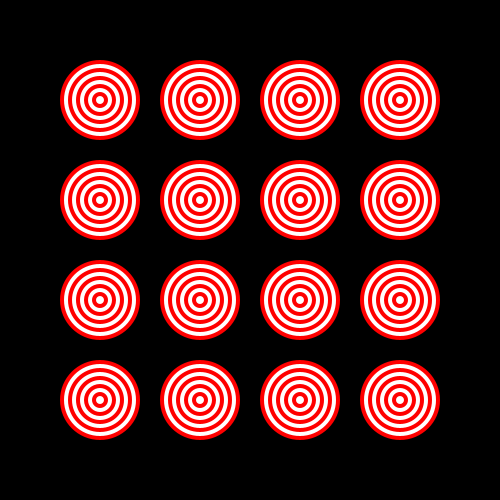
Frame 1 (no input)
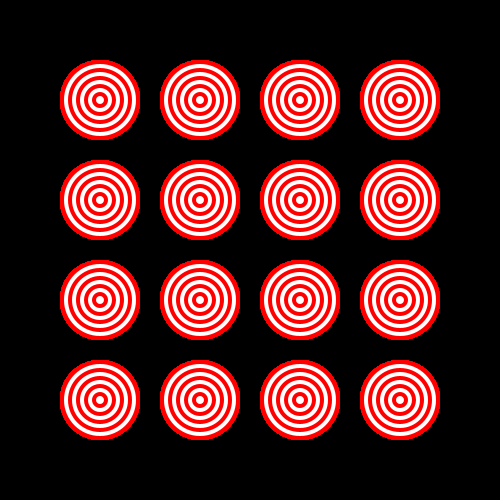
Frame 60 (the mouse pressed at the canvas centre just before this capture)
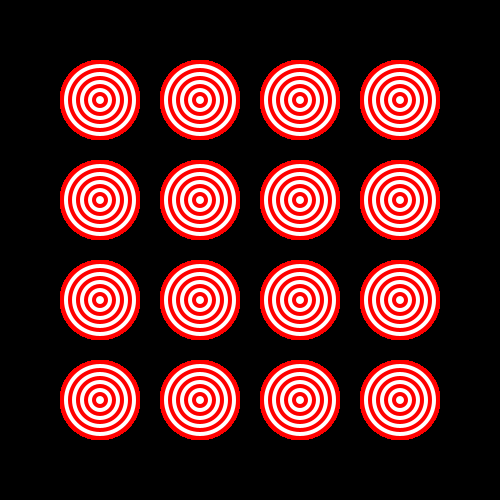
Frame 120 (the mouse held since frame 60 and released just before this capture)

The Processing sketch that drew these frames (run headless with seeded random() and noise(); from frame 60 on, the mouse is pressed at the canvas centre):

// Processing sketch: processing_70877
// ── processing_70877.pde

void setup(){
  size(500,500);
  background(0);
  noStroke();
  smooth();
}

void draw(){
  for(int i = 0; i <= 3; i++){
    for(int j = 0; j <= 3; j++){
      int x = 1;
      for(int k = 10; k > 0; k--){
        if (x==1){
          x = 0;
          fill(255,0,0);
        } else {
          x = 1;
          fill(255,255,255);
        }
        ellipse(100+i*100,100+j*100,k*8,k*8);
      }
    }
  }
}
